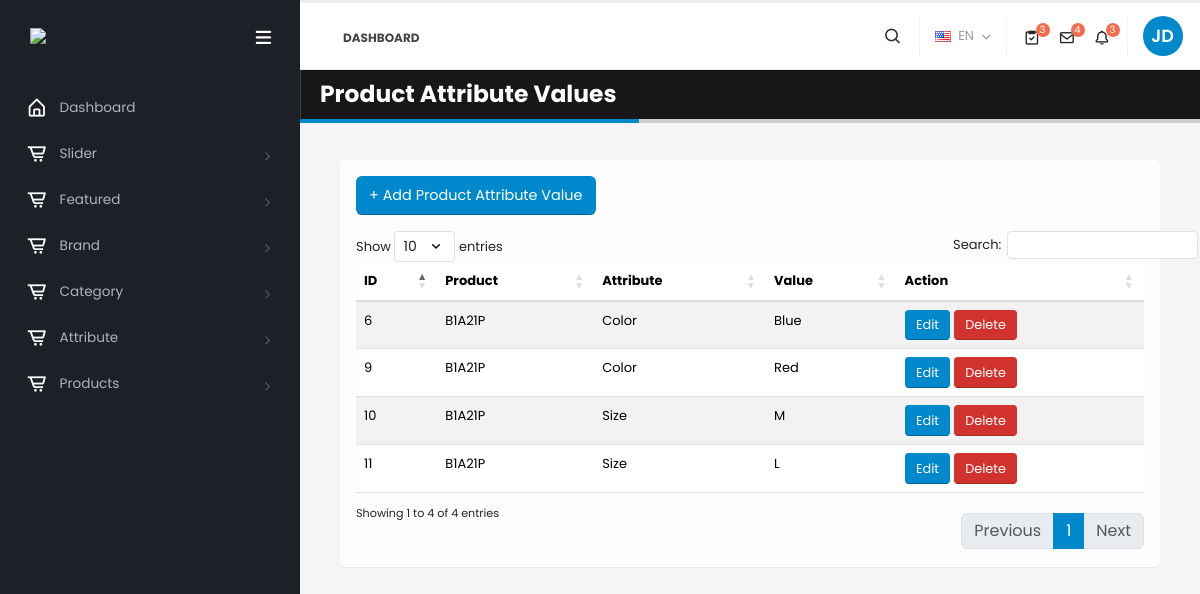
The app's page /admin/productAttrValueList.php (signed in) with its own data.
### tables this page shows
CREATE TABLE IF NOT EXISTS `product_attr_value` (
  `id` int NOT NULL AUTO_INCREMENT,
  `product_id` int NOT NULL,
  `attr_id` int DEFAULT NULL,
  `attr_value_id` int NOT NULL,
  PRIMARY KEY (`id`),
  KEY `product_id` (`product_id`),
  KEY `attr_value_id` (`attr_value_id`),
  KEY `attr_id` (`attr_id`)
);

CREATE TABLE IF NOT EXISTS `product` (
  `id` int NOT NULL AUTO_INCREMENT,
  `name` varchar(150) NOT NULL,
  `short_desc` text,
  `long_desc` text,
  `add_info` text,
  `ship_info` text,
  `why_us` text,
  `price` decimal(10,2) NOT NULL,
  `discount` decimal(10,2) DEFAULT '0.00',
  `is_featured` tinyint(1) DEFAULT '0',
  `is_new` tinyint(1) DEFAULT '0',
  `is_flash` tinyint(1) DEFAULT '0',
  `flash_price` decimal(10,2) DEFAULT NULL,
  `flash_start` datetime DEFAULT NULL,
  `flash_end` datetime DEFAULT NULL,
  `feat_img` varchar(255) DEFAULT NULL,
  `cat_id` int DEFAULT NULL,
  `brand_id` int DEFAULT NULL,
  `is_active` tinyint(1) DEFAULT '1',
  `created_at` datetime DEFAULT CURRENT_TIMESTAMP,
  PRIMARY KEY (`id`),
  KEY `cat_id` (`cat_id`),
  KEY `brand_id` (`brand_id`)
);

CREATE TABLE IF NOT EXISTS `attribute` (
  `id` int NOT NULL AUTO_INCREMENT,
  `name` varchar(100) NOT NULL,
  `type` varchar(50) NOT NULL,
  `isActive` int DEFAULT '0',
  `create_at` timestamp NULL DEFAULT CURRENT_TIMESTAMP,
  PRIMARY KEY (`id`)
);

CREATE TABLE IF NOT EXISTS `attr_value` (
  `id` int NOT NULL AUTO_INCREMENT,
  `attr_id` int NOT NULL,
  `value` varchar(255) DEFAULT NULL,
  `isActive` int NOT NULL DEFAULT '0',
  `create_at` timestamp NULL DEFAULT CURRENT_TIMESTAMP,
  PRIMARY KEY (`id`)
);

### admin/config/db.php (called while the page is built, shortened)
<?php
class Db
{
    protected $dbName = 'ecoomercex';
    protected $dbHost = 'localhost';
    protected $dbUser = 'root';
    protected $dbPass = '';
    public function __construct()
    {
        $Dsn = "mysql:host=" . $this->dbHost . ';dbname=' . $this->dbName;
        try {
            $this->dbHandler = new PDO($Dsn, $this->dbUser, $this->dbPass);
        } catch (Exception $e) {
            $msg = $e->getMessage();
            echo '<script> alert("Could not Establish A Database Connection. Due to the following reason: ' . $msg . '"); </script>';
        }
    }
}

### admin/productAttrValueList.php (the view, shortened to what this page needs)
<?php
include_once('./partials/meta.php');
include_once('./config/db.php');
$db = new Db();
if ($_SESSION['data']['email'] != null && $_SESSION['data']['login'] == true) {
    $sql = "SELECT pav.*, p.name AS product_name, a.name AS attr_name, av.value AS attr_value
            FROM product_attr_value pav
            JOIN product p ON pav.product_id = p.id
            JOIN attribute a ON pav.attr_id = a.id
            JOIN attr_value av ON pav.attr_value_id = av.id";
    $stmt = $db->dbHandler->prepare($sql);
    $stmt->execute();
    $entries = $stmt->fetchAll(PDO::FETCH_ASSOC);
?>
    <section class="body">
        <?php include_once('./partials/header.php'); ?>
        <div class="inner-wrapper">
            <?php include_once('./partials/sidebar.php'); ?>
            <section role="main" class="content-body content-body-modern">
                <header class="page-header">
                    <h2 class="font-weight-bold text-6">Product Attribute Values</h2>
                </header>
                <div class="row">
                    <div class="col">
                        <div class="card">
                            <div class="card-body">
                                <a href="productAttrValueAdd.php" class="btn btn-primary mb-3">+ Add Product Attribute Value</a>
                                <table class="table table-striped" id="datatable">
                                    <thead>
                                        <tr>
                                            <th>ID</th>
                                            <th>Product</th>
                                            <th>Attribute</th>
                                            <th>Value</th>
                                            <th>Action</th>
                                        </tr>
                                    </thead>
                                    <tbody>
                                        <?php foreach ($entries as $value): ?>
                                            <tr>
                                                <td><?= $value['id'] ?></td>
                                                <td><?= $value['product_name'] ?></td>
                                                <td><?= $value['attr_name'] ?></td>
                                                <td><?= $value['attr_value'] ?></td>
                                                <td>
                                                    <a href="productAttrValueEdit.php?id=<?= $value['id'] ?>" class="btn btn-sm btn-primary">Edit</a>
                                                    <a href="productAttrValueDelete.php?id=<?= $value['id'] ?>" onclick="return confirm('Are you sure?');" class="btn btn-sm btn-danger">Delete</a>
                                                </td>
                                            </tr>
                                        <?php endforeach; ?>
                                    </tbody>
                                </table>
                            </div>
                        </div>
                    </div>
                </div>
            </section>
        </div>
    </section>
    <?php include_once('./partials/footer.php'); ?>
<?php } else {
    header('Location: login.php');
} ?>

### admin/assets/css/layouts/modern.css (style rules this page uses)
html.modern html, html.modern body { background: #f5f5f8; }
html.modern body { font-family: "Poppins", sans-serif; }
html.modern.fixed .page-header { top: 69px; }

### admin/assets/css/skins/default.css (style rules this page uses)
.page-header h2 { border-bottom-color: #0088CC; }
html .btn-primary { background-color: #0088CC; border-color: #0088CC #0088CC #006699; color: #FFF; }

### records on screen
product_attr_value: id "6", product.name "B1A21P", attribute.name "Color", attr_value.value "Blue"
product_attr_value: id "9", product.name "B1A21P", attribute.name "Color", attr_value.value "Red"
product_attr_value: id "10", product.name "B1A21P", attribute.name "Size", attr_value.value "M"
product_attr_value: id "11", product.name "B1A21P", attribute.name "Size", attr_value.value "L"
